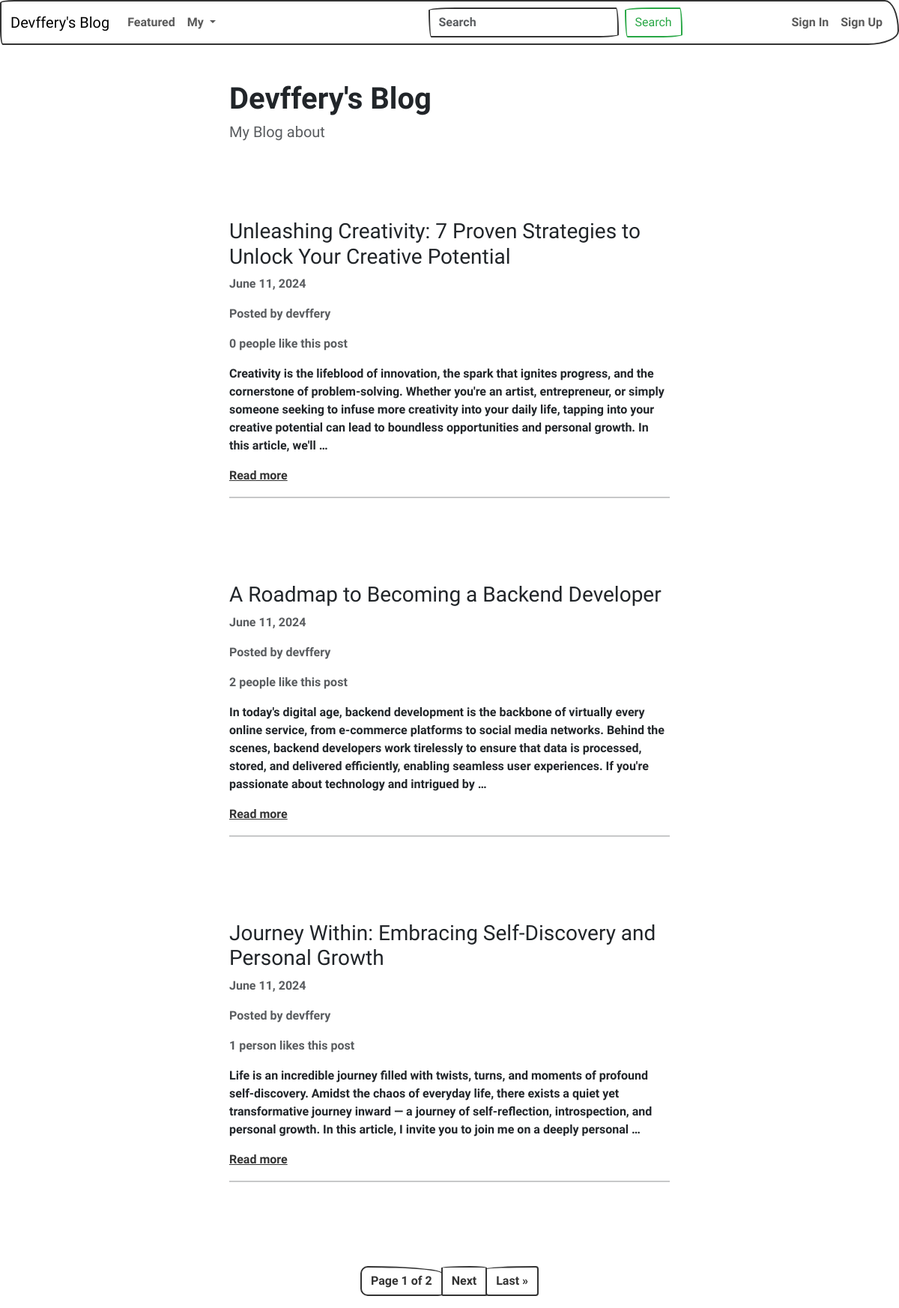
The page / on the database its author committed.
### blog/models.py (models this page shows)
class Article(models.Model):
    title = models.CharField(max_length=255)
    content = HTMLField()
    date = models.DateField(auto_now_add=True)
    author = models.ForeignKey(User, on_delete=models.CASCADE)
    featured = models.BooleanField(default=False)
    likes = models.ManyToManyField(User, related_name='likes', blank=True)

### blog/views.py (the view)
# urls.py: path('', Index.as_view(), name='index'),
class Index(ListView):
    model = Article
    queryset = Article.objects.all().order_by('-date')
    template_name = 'blog/index.html'
    paginate_by = 3

### blog/templates/blog/index.html (shortened to what this page needs)
{% extends 'blog/base.html' %}
{% block content %}
    <div class="row">
        <div class="col-md-6 col-12 mx-md-auto mx-3 mt-5 mb-5">
            <h1 class="fw-bolder">Devffery's Blog</h1>
            <h5 class="text-muted">My Blog about</h5>
        </div>
    </div>
    {% for object in object_list %}
    <div class="row">
        <div class="col-md-6 col-11 mx-md-auto mx-3 mt-5 mb-5">
            <h3 class="'fw-bold">{{ object.title }}</h3>
            <p class="text-muted">{{ object.date }}</p>
            <p class="text-muted">Posted by {{ object.author.username }}</p>
            {% if object.likes.count == 1 %}
                <p class="text-muted">{{ object.likes.count }} person likes this post</p>
            {% else %}
                <p class="text-muted">{{ object.likes.count }} people like this post</p>
            {% endif %}
            <div class="my-3">
                {{ object.content|truncatewords_html:50|safe }}
            </div>
            <a href="{% url 'detail_article' object.id %}">Read more</a>
            <hr>
        </div>
    </div>
    {% endfor %}
    <nav>
        <ul class="pagination">
            <div class="mx-auto d-flex flex-row mt-5">
                <li class="page-item">
                    <a class="page-link" href="#">Page {{ page_obj.number }} of {{ page_obj.paginator.num_pages }}</a>
                </li>
                {% if page_obj.has_next %}
                <li class="page-item">
                    <a class="page-link" href="?page={{ page_obj.next_page_number }}">Next</a>
                </li>
                <li class="page-item">
                    <a class="page-link" href="?page={{ page_obj.paginator.num_pages }}">Last &raquo;</a>
                </li>
                {% endif %}
            </div>
        </ul>
    </nav>
{% endblock content %}

### blog/templates/blog/base.html (shortened to what this page needs)
<!DOCTYPE html>
<html>
<head>
	<link rel="stylesheet" href="https://bootswatch.com/5/sketchy/bootstrap.min.css">
</head>
<body>
	{% include 'blog/nav.html' %}
	{% block content %}
	{% endblock content %}
</body>
</html>

### blog/templates/blog/nav.html (shortened to what this page needs)
<nav class="navbar navbar-expand-lg navbar-light bg-light">
  <div class="container-fluid">
    <a class="navbar-brand" href="{% url 'index' %}">Devffery's Blog </a>
    <div class="collapse navbar-collapse" id="navbarSupportedContent">
      <ul class="navbar-nav me-auto mb-2 mb-lg-0">
        <li class="nav-item">
          <a class="nav-link" aria-current="page" href="{% url 'featured' %}">Featured</a>
        </li>
        <li class="nav-item dropdown">
          <a class="nav-link dropdown-toggle" href=" " role="button" data-bs-toggle="dropdown">
            My
          </a>
        </li>
      </ul>
      <form class="d-flex mx-auto" role="search">
        <input class="form-control me-2" type="search" placeholder="Search" aria-label="Search">
        <button class="btn btn-outline-success" type="submit">Search</button>
      </form>
      <ul class="navbar-nav ">
        {% if request.user.is_authenticated %}
        <li class="nav-item">
          <a class="nav-link" href ="{% url 'logout' %}">Sign Out</a>
        </li>
        {% else %}
        <li class="nav-item">
          <a class="nav-link" href="{% url 'login' %}">Sign In</a>
        </li>
        <li class="nav-item">
          <a class="nav-link" href="{% url 'register' %}">Sign Up</a>
        </li>
        {% endif %}
      </ul>
    </div>
  </div>
</nav>

### rows shown on the page
Article: title "Unleashing Creativity: 7 Proven Strategies to Unlock Your Creative Potential", date "June 11, 2024", author.username "devffery", likes.count "0", content "Creativity is the lifeblood of innovation, the spark that ignites progress, and the cornerstone of problem-solving. Whether you're an artist, entrepreneur, or simply someone seeking to infuse more creativity into your daily life, tapping into your creative potential can lead to boundless opportunities and personal growth. In this article, we'll …"
Article: title "A Roadmap to Becoming a Backend Developer", date "June 11, 2024", author.username "devffery", likes.count "2", content "In today's digital age, backend development is the backbone of virtually every online service, from e-commerce platforms to social media networks. Behind the scenes, backend developers work tirelessly to ensure that data is processed, stored, and delivered efficiently, enabling seamless user experiences. If you're passionate about technology and intrigued by …"
Article: title "Journey Within: Embracing Self-Discovery and Personal Growth", date "June 11, 2024", author.username "devffery", likes.count "1", content "Life is an incredible journey filled with twists, turns, and moments of profound self-discovery. Amidst the chaos of everyday life, there exists a quiet yet transformative journey inward — a journey of self-reflection, introspection, and personal growth. In this article, I invite you to join me on a deeply personal …"

### other values the page prints
{{ page_obj.number }} "1"
{{ page_obj.paginator.num_pages }} "2"
